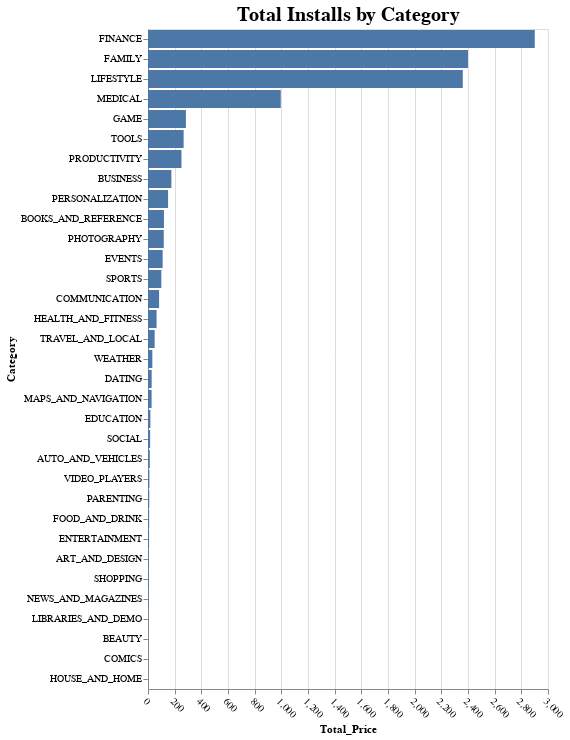

Here is the notebook cell this chart was saved with:
### Markdown cell above
#### Task 3 for Week 2 but horizontal

### Code cell
# We declare the source, chart type in the first line then we declare the axes and the way we want to sort inside using alt.X
chart = alt.Chart(categories).mark_bar().encode(    
    x = 'Total_Price:Q',
    y = alt.Y('Category:N', sort= '-x')   
)

# To modify X axis we use configure_axisX 
chart = chart.configure_axisX(
    labelAngle = 45
)

# To add header text we use properties
chart = chart.properties(
    title={
        "text": "Total Installs by Category"
    }
)

# To increase font size of the title text we use configure_title
chart = chart.configure_title(
    fontSize = 20
)

chart

### Figure 1 — Vega-Lite specification as saved in the notebook (floating-point values rounded to 4 significant figures)
{"config": {"view": {"continuousWidth": 400, "continuousHeight": 300}, "axisX": {"labelAngle": 45}, "title": {"fontSize": 20}}, "data": {"name": "data-9852e86ff0e2184cd8875f7e38f41d12"}, "mark": "bar", "encoding": {"x": {"field": "Total_Price", "type": "quantitative"}, "y": {"field": "Category", "sort": "-x", "type": "nominal"}}, "title": {"text": "Total Installs by Category"}, "$schema": "https://vega.github.io/schema/vega-lite/v4.17.0.json", "datasets": {"data-9852e86ff0e2184cd8875f7e38f41d12": [{"Category": "ART_AND_DESIGN", "Total_Installs": 114338100, "Total_Price": 5.97, "Total_Revenue": 31840.0}, {"Category": "AUTO_AND_VEHICLES", "Total_Installs": 53130211, "Total_Price": 13.47, "Total_Revenue": 100100.0}, {"Category": "BEAUTY", "Total_Installs": 27197050, "Total_Price": 0.0, "Total_Revenue": 0.0}, {"Category": "BOOKS_AND_REFERENCE", "Total_Installs": 1665969576, "Total_Price": 119.8, "Total_Revenue": 90230.0}, {"Category": "BUSINESS", "Total_Installs": 697164865, "Total_Price": 175.3, "Total_Revenue": 1051000.0}, {"Category": "COMICS", "Total_Installs": 44981150, "Total_Price": 0.0, "Total_Revenue": 0.0}, {"Category": "COMMUNICATION", "Total_Installs": 11038276251, "Total_Price": 83.14, "Total_Revenue": 4247000.0}, {"Category": "DATING", "Total_Installs": 140926107, "Total_Price": 27.44, "Total_Revenue": 48460.0}, {"Category": "EDUCATION", "Total_Installs": 352952000, "Total_Price": 17.96, "Total_Revenue": 2404000.0}, {"Category": "ENTERTAINMENT", "Total_Installs": 2113660000, "Total_Price": 7.98, "Total_Revenue": 798000.0}, {"Category": "EVENTS", "Total_Installs": 15973161, "Total_Price": 110.0, "Total_Revenue": 110.0}, {"Category": "FAMILY", "Total_Installs": 4427941505, "Total_Price": 2400.0, "Total_Revenue": 113700000.0}, {"Category": "FINANCE", "Total_Installs": 455348734, "Total_Price": 2901.0, "Total_Revenue": 25730000.0}, {"Category": "FOOD_AND_DRINK", "Total_Installs": 211798751, "Total_Price": 8.48, "Total_Revenue": 284400.0}, {"Category": "GAME", "Total_Installs": 13878924415, "Total_Price": 284.3, "Total_Revenue": 40690000.0}, {"Category": "HEALTH_AND_FITNESS", "Total_Installs": 1144022512, "Total_Price": 64.35, "Total_Revenue": 1426000.0}, {"Category": "HOUSE_AND_HOME", "Total_Installs": 97212461, "Total_Price": 0.0, "Total_Revenue": 0.0}, {"Category": "LIBRARIES_AND_DEMO", "Total_Installs": 52995910, "Total_Price": 0.99, "Total_Revenue": 99.0}, {"Category": "LIFESTYLE", "Total_Installs": 503823539, "Total_Price": 2361.0, "Total_Revenue": 57580000.0}, {"Category": "MAPS_AND_NAVIGATION", "Total_Installs": 503281890, "Total_Price": 26.95, "Total_Revenue": 1241000.0}, {"Category": "MEDICAL", "Total_Installs": 38193177, "Total_Price": 995.7, "Total_Revenue": 5958000.0}, {"Category": "NEWS_AND_MAGAZINES", "Total_Installs": 2369217760, "Total_Price": 3.98, "Total_Revenue": 6445.0}, {"Category": "PARENTING", "Total_Installs": 31521110, "Total_Price": 9.58, "Total_Revenue": 250000.0}, {"Category": "PERSONALIZATION", "Total_Installs": 1532494782, "Total_Price": 150.5, "Total_Revenue": 6797000.0}, {"Category": "PHOTOGRAPHY", "Total_Installs": 4649147655, "Total_Price": 118.3, "Total_Revenue": 8548000.0}, {"Category": "PRODUCTIVITY", "Total_Installs": 5793091369, "Total_Price": 250.9, "Total_Revenue": 4313000.0}, {"Category": "SHOPPING", "Total_Installs": 1400348785, "Total_Price": 5.48, "Total_Revenue": 30150.0}, {"Category": "SOCIAL", "Total_Installs": 5487867902, "Total_Price": 15.97, "Total_Revenue": 5940.0}, {"Category": "SPORTS", "Total_Installs": 1096474498, "Total_Price": 100.0, "Total_Revenue": 4706000.0}, {"Category": "TOOLS", "Total_Installs": 8001771915, "Total_Price": 267.2, "Total_Revenue": 5465000.0}, {"Category": "TRAVEL_AND_LOCAL", "Total_Installs": 2894887146, "Total_Price": 49.95, "Total_Revenue": 1152000.0}, {"Category": "VIDEO_PLAYERS", "Total_Installs": 3926902720, "Total_Price": 10.46, "Total_Revenue": 335300.0}, {"Category": "WEATHER", "Total_Installs": 361100520, "Total_Price": 32.42, "Total_Revenue": 4181000.0}]}}
